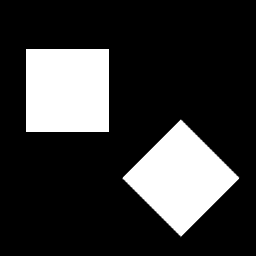
%> input picture Lab8/kwadraty.png, 256 x 256 px
$ octave zad3.m   (GNU Octave 9; MATLAB toolbox functions it lacks are replaced by stand-ins)
%> lines starting %> are read from the running program, lines starting %| are printed output that depends on the picture; in (x1, y1, x2, y2) boxes, pixels count from 0 and x2, y2 are one past the last pixel; in counts of white or black regions, pixels touching at a corner belong together; the program's own positions count from 1
close all; clearvars; clc;

kwadraty = imread('kwadraty.png');
%> kwadraty is the input picture: size 256x256 uint8; min 0, max 255, mean 53.6

canny_kwadraty = edge(kwadraty, 'canny');
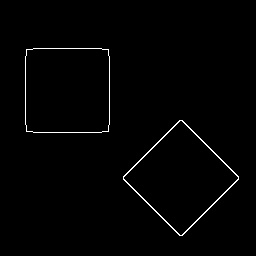
%> canny_kwadraty: size 256x256 logical; 1.2% white in thin lines or dots, all inside (x1, y1, x2, y2) = (25, 48, 239, 236)
[H, theta, rho] = hough(canny_kwadraty);
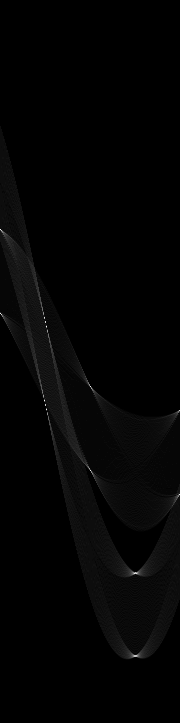
%> H: size 723x180 double; min 0, max 73, mean 1.1; drawn with min black and max white
%> theta = 180 values from -90 to 89; rho = 723 values from -361 to 361
peaks = houghpeaks(H, 8);
%> peaks = [230 1; 401 45; 327 47; 410 47; 314 1; 387 91; 471 91; 574 135]

figure(1);
subplot(2,2,1);
imshow(kwadraty,[]);
subplot(2,2,2);
imshow(canny_kwadraty,[]);
subplot(2,2,3);
imshow(H,[],'XData',theta,'YData',rho,'InitialMagnification','fit');
hold on;
x = theta(peaks(:,2)); y = rho(peaks(:,1));
%> after `x = theta(peaks(:,2))`: x = [-90 -46 -44 -44 -90 0 0 44]
%> after `y = rho(peaks(:,1))`: y = [-132 39 -35 48 -48 25 109 212]
plot(x,y,'o');
xlabel('\theta'), ylabel('\rho');
axis on, axis normal;
axis off;
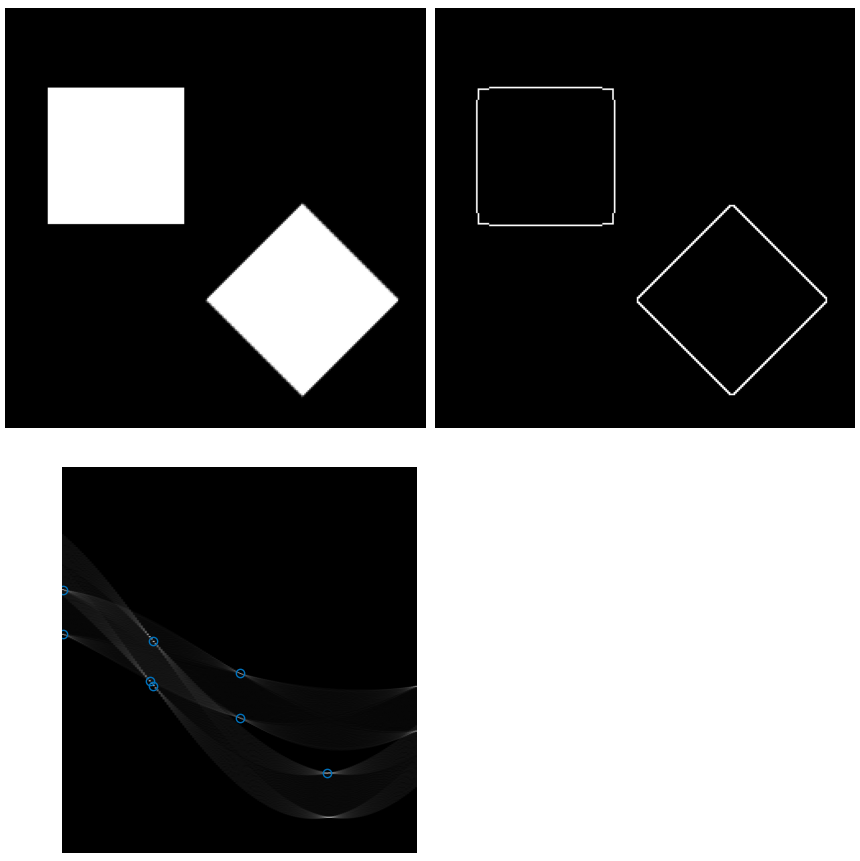
%> figure redrawn from the program's plot data, 3 panels
hold off;

figure(2);
lines = houghlines(canny_kwadraty,theta,rho,peaks,'FillGap',5,'MinLength',7);
%> lines = 8 lines; point1 to point2 (x, y): (181, 121) to (239, 177), (183, 121) to (239, 179), (124, 179) to (180, 121), (124, 179) to (179, 235), (34, 133) to (102, 133), (34, 49) to (102, 49), (26, 57) to (26, 125), (110, 57) to (110, 125)
imshow(kwadraty);
hold on;
axis on, axis normal;
max_len = 0;
for k = 1:length(lines)
   xy = [lines(k).point1; lines(k).point2];
   plot(xy(:,1),xy(:,2),'LineWidth',2,'Color','green');

   % Plot beginnings and ends of lines
   plot(xy(1,1),xy(1,2),'x','LineWidth',2,'Color','yellow');
   plot(xy(2,1),xy(2,2),'x','LineWidth',2,'Color','red');

   % Determine the endpoints of the longest line segment
   len = norm(lines(k).point1 - lines(k).point2);
   if ( len > max_len)
      max_len = len;
      xy_long = xy;
   end
end
%> this loop made 8 passes
%> (len, max_len, xy_long) on passes 1 to 2: (68, 68, [34 133; 102 133]), (80.62, 80.62, [181 121; 239 177])
%> (xy, len) on passes 3 to 8: ([124 179; 179 235], 78.49), ([183 121; 239 179], 80.62), ([34 49; 102 49], 68), ([26 57; 26 125], 68), ([110 57; 110 125], 68), ([124 179; 180 121], 80.62)
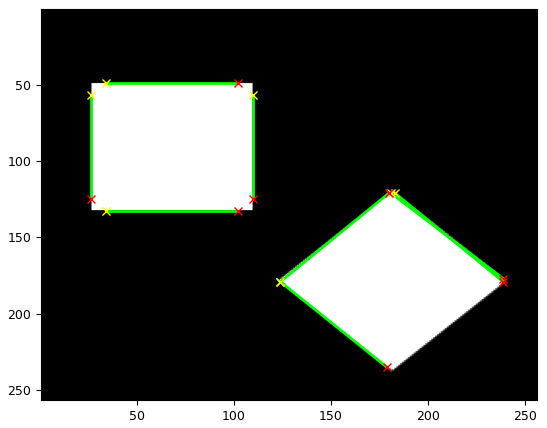
%> figure redrawn from the program's plot data
hold off;
